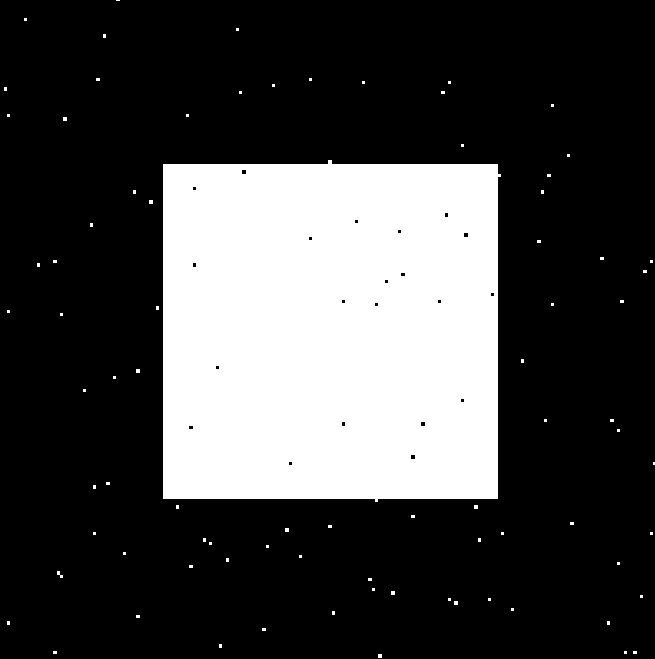
#> input picture Image_Processing/Unit1_exercise/binary_mask.png, 655 x 659 px
$ python soleb_canny.py
#> lines starting #> are read from the running program, lines starting #| are printed output that depends on the picture; after the words box and inside, x2 and y2 are one past the last pixel; in counts of white or black regions, pixels touching at a corner belong together
import cv2
import numpy as np
import matplotlib.pyplot as plt
mask = cv2.imread("binary_mask.png", cv2.IMREAD_GRAYSCALE)
#> mask: shape (659, 655); 26.2% white; 82 white regions (80 under 20 px), largest, box (x1, y1, x2, y2) and area: (163, 160, 501, 502) 112027, (57, 571, 63, 578) 21
kernel = cv2.getStructuringElement(cv2.MORPH_RECT, (5, 5))
opened = cv2.morphologyEx(mask, cv2.MORPH_OPEN, kernel)
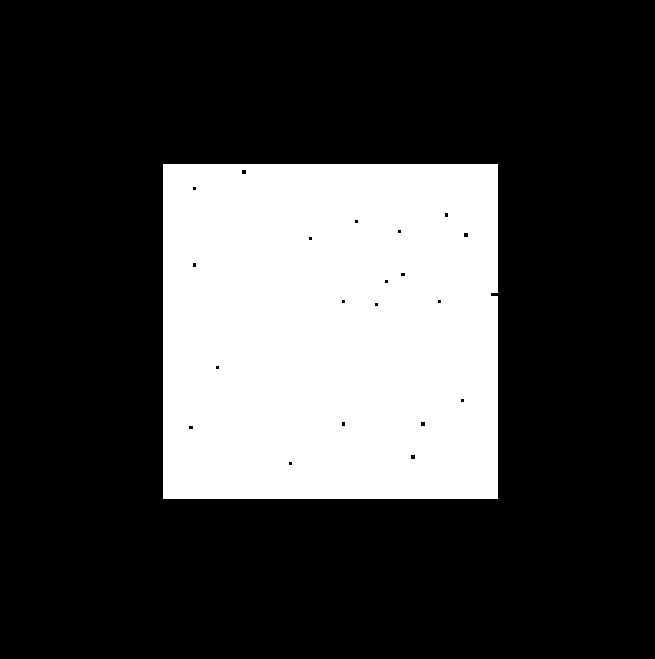
#> opened: shape (659, 655); 25.9% white; 1 white region, box (x1, y1, x2, y2) and area: (163, 164, 498, 499) 111981
closed = cv2.morphologyEx(opened, cv2.MORPH_CLOSE, kernel)
#> closed: shape (659, 655); 26% white; 1 white region, box (x1, y1, x2, y2) and area: (163, 164, 498, 499) 112225

plt.figure(figsize=(12, 6))
plt.subplot(1, 3, 1)
plt.title("Original Mask")
plt.imshow(mask, cmap='gray')
plt.axis("off")
plt.subplot(1, 3, 2)
plt.title("After Opening")
plt.imshow(opened, cmap='gray')
plt.axis("off")
plt.subplot(1, 3, 3)
plt.title("After Closing")
plt.imshow(closed, cmap='gray')
plt.axis("off")

plt.show()
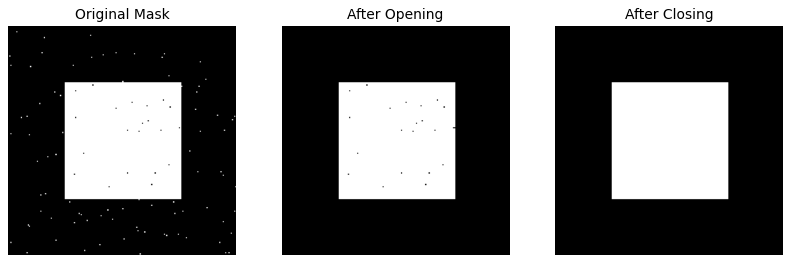
#> figure drawn by matplotlib, 3 panels
